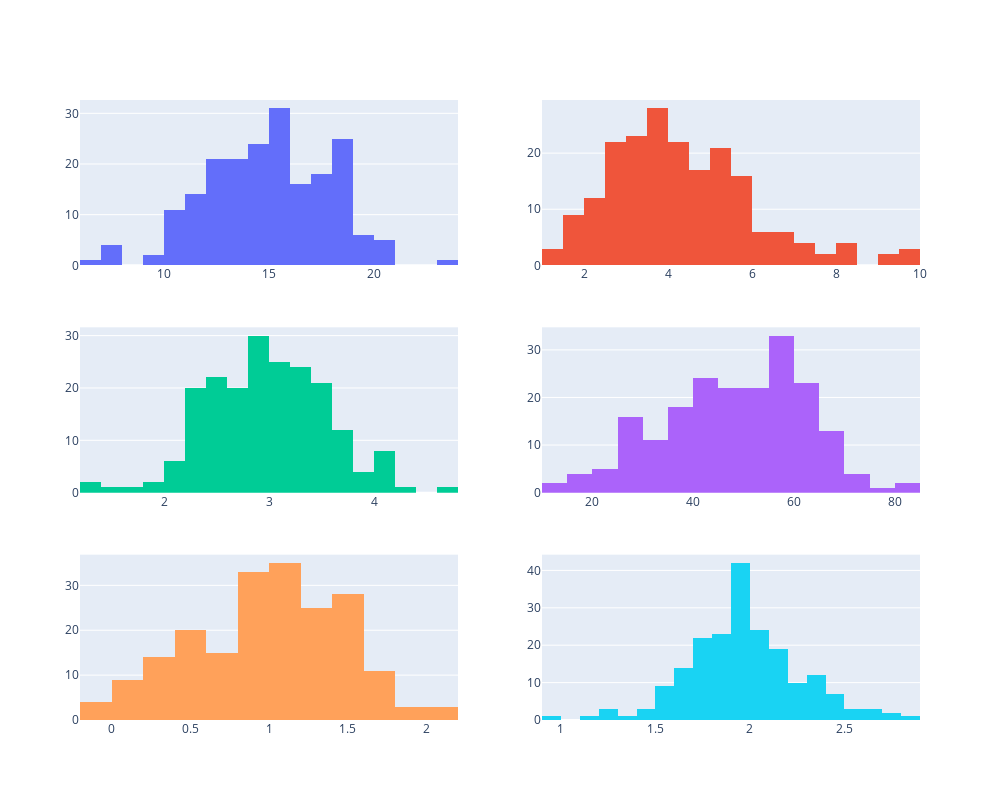

Notebook code cell kept with this figure:
### Code cell
# Создаём подграфики:
ncols = 2
nrows = 3
fig = make_subplots(rows=nrows, cols=ncols)

for i, df_column in enumerate(features):
    row = i // ncols + 1  # определяем номер ряда
    col = i % ncols + 1  # определяем номер столбца
    histogram = go.Histogram(x=data[df_column])  # создаем гистограмму
    fig.add_trace(histogram, row=row, col=col)  # добавляем гистограмму на подграфик

fig.update_layout(height=800, width=1000, showlegend=False).show();

### Figure 1 — Plotly figure (JSON) as saved in the notebook; plotly's stock layout.template omitted (floating-point values rounded to 4 significant figures; data arrays with more than 128 entries replaced by an {"elided": "..."} marker saying what was removed)
{"data": [{"type": "histogram", "x": {"elided": "200 float values"}, "xaxis": "x", "yaxis": "y"}, {"type": "histogram", "x": {"elided": "200 float values"}, "xaxis": "x2", "yaxis": "y2"}, {"type": "histogram", "x": {"elided": "200 float values"}, "xaxis": "x3", "yaxis": "y3"}, {"type": "histogram", "x": {"elided": "200 float values"}, "xaxis": "x4", "yaxis": "y4"}, {"type": "histogram", "x": {"elided": "200 float values"}, "xaxis": "x5", "yaxis": "y5"}, {"type": "histogram", "x": {"elided": "200 float values"}, "xaxis": "x6", "yaxis": "y6"}], "layout": {"height": 800, "showlegend": false, "width": 1000, "xaxis": {"anchor": "y", "domain": [0, 0.45]}, "xaxis2": {"anchor": "y2", "domain": [0.55, 1]}, "xaxis3": {"anchor": "y3", "domain": [0, 0.45]}, "xaxis4": {"anchor": "y4", "domain": [0.55, 1]}, "xaxis5": {"anchor": "y5", "domain": [0, 0.45]}, "xaxis6": {"anchor": "y6", "domain": [0.55, 1]}, "yaxis": {"anchor": "x", "domain": [0.7333, 1]}, "yaxis2": {"anchor": "x2", "domain": [0.7333, 1]}, "yaxis3": {"anchor": "x3", "domain": [0.3667, 0.6333]}, "yaxis4": {"anchor": "x4", "domain": [0.3667, 0.6333]}, "yaxis5": {"anchor": "x5", "domain": [0, 0.2667]}, "yaxis6": {"anchor": "x6", "domain": [0, 0.2667]}}}
